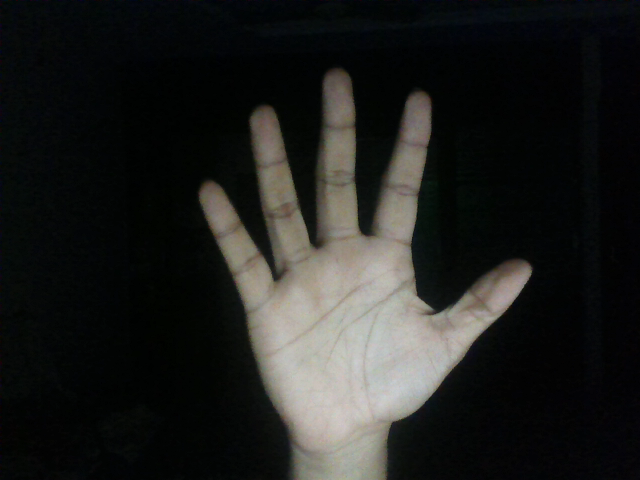
#> input picture templates/hand.png, 640 x 480 px
$ jupyter execute --allow-errors vidPrep.ipynb
#> lines starting #> are read from the running program, lines starting #| are printed output that depends on the picture; after the words box and inside, x2 and y2 are one past the last pixel; in counts of white or black regions, pixels touching at a corner belong together
### utils.py
import cv2


# [36 lines left out: function snap, not called in this run]


def displayImage(arr):

    cv2.imshow('image', arr)
    cv2.waitKey(0)
    cv2.destroyAllWindows()

    return

### vidPrep.ipynb
[cell 1]
import cv2
import numpy as np

from utils import displayImage, snap

[cell 2]
# Preprocessing the template Image


def templatePrep(imgP, e1, d1, e2, d2):

#> called with imgP = './templates/hand.png', d1 = 12
    img = cv2.imread(imgP)
#> img is the input picture: shape (480, 640, 3); mean B, G, R 31.2, 33.2, 32.5
    gray = cv2.cvtColor(img, cv2.COLOR_BGR2GRAY)
    thresh, threshImage = cv2.threshold(gray,0,255,cv2.THRESH_BINARY+cv2.THRESH_OTSU)
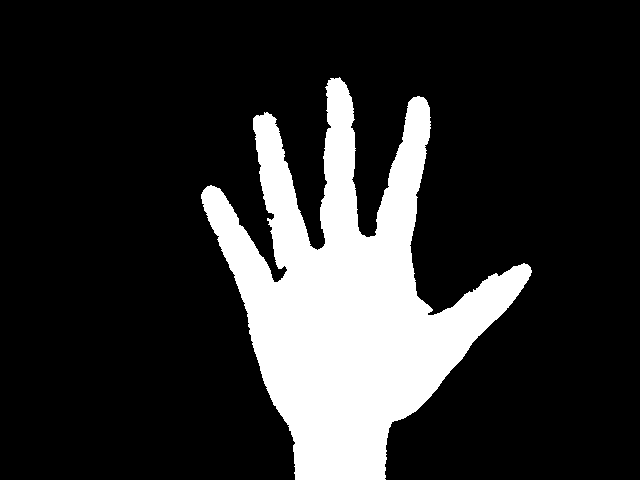
#> threshImage: shape (480, 640); 18.2% white; 1 white region, box (x1, y1, x2, y2) and area: (201, 77, 532, 480) 55848
#> thresh = 78
    mask = (threshImage>0).astype('uint8')
    kernel = np.ones((5,5),np.uint8)
#     mask = cv2.erode(mask,kernel,iterations = e1)
    mask = cv2.dilate(mask,kernel,iterations = d1)
#> mask: shape (480, 640); values 0 (black) and 1 (white), 34.2% white; 1 white region, box (x1, y1, x2, y2) and area: (177, 53, 556, 480) 105094

# [4 lines of commented-out code are left out]

    res = cv2.resize(gray*mask, (160, 120), interpolation=cv2.INTER_AREA) # the resolution for camera being used is 640x480. Hence using this size.
                                                                            # Change the template size according to your camera

    res = cv2.Canny(res, 40, 60, L2gradient=True)
#> res: shape (120, 160); 4.7% white in thin lines or dots, all inside (x1, y1, x2, y2) = (49, 17, 133, 120)
    return res

hand = templatePrep('./templates/hand.png', None, 12, None, None)
fist = templatePrep('./templates/fist.png', None, 12, None, None)
#> call 2 of templatePrep, with imgP = './templates/fist.png', d1 = 12
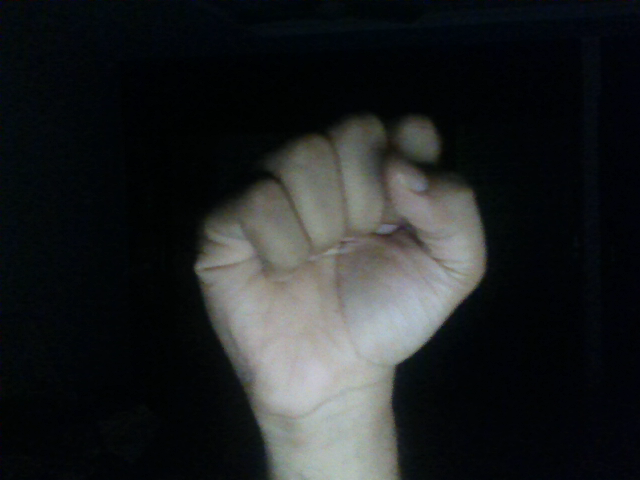
#> input picture templates/fist.png, 640 x 480 px
#> in templatePrep, img is the input picture: shape (480, 640, 3); mean B, G, R 35.6, 34.8, 32.2
#> in templatePrep (call 2), `thresh, threshImage = cv2.threshold(gray,0,255,cv2.THRESH_BINARY+cv2.T..`:
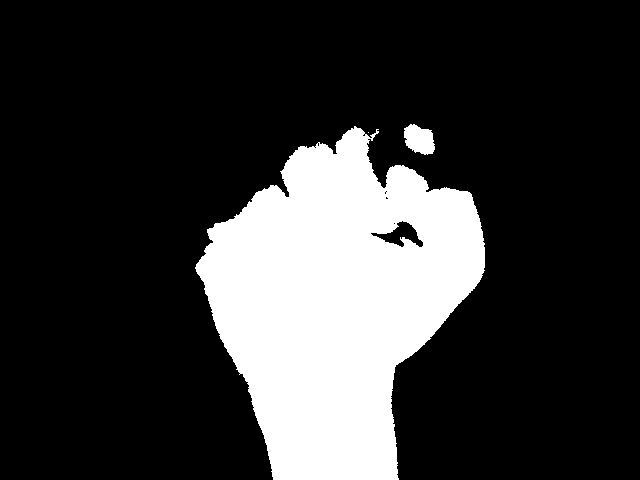
#> threshImage: shape (480, 640); 20.8% white; 3 white regions (1 under 20 px), largest, box (x1, y1, x2, y2) and area: (195, 126, 485, 480) 63110, (404, 124, 435, 155) 701
#> in templatePrep (call 2), `thresh, threshImage = cv2.threshold(gray,0,255,cv2.THRESH_BINARY+cv2.T..`: thresh = 72
#> in templatePrep (call 2), `mask = cv2.dilate(mask,kernel,iterations = d1)`: mask: shape (480, 640); values 0 (black) and 1 (white), 31.4% white; 1 white region, box (x1, y1, x2, y2) and area: (171, 100, 509, 480) 96560
#> in templatePrep (call 2), `res = cv2.Canny(res, 40, 60, L2gradient=True)`: res: shape (120, 160); 4.8% white in thin lines or dots, all inside (x1, y1, x2, y2) = (48, 29, 122, 120)
thumb = templatePrep('./templates/thumbsUp.png', None, 12, None, None)
#> call 3 of templatePrep, with imgP = './templates/thumbsUp.png', d1 = 12
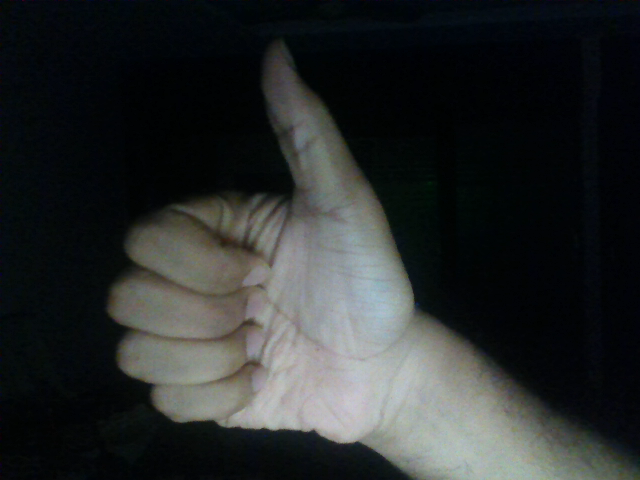
#> input picture templates/thumbsUp.png, 640 x 480 px
#> in templatePrep, img is the input picture: shape (480, 640, 3); mean B, G, R 44, 44.2, 41.1
#> in templatePrep (call 3), `thresh, threshImage = cv2.threshold(gray,0,255,cv2.THRESH_BINARY+cv2.T..`:
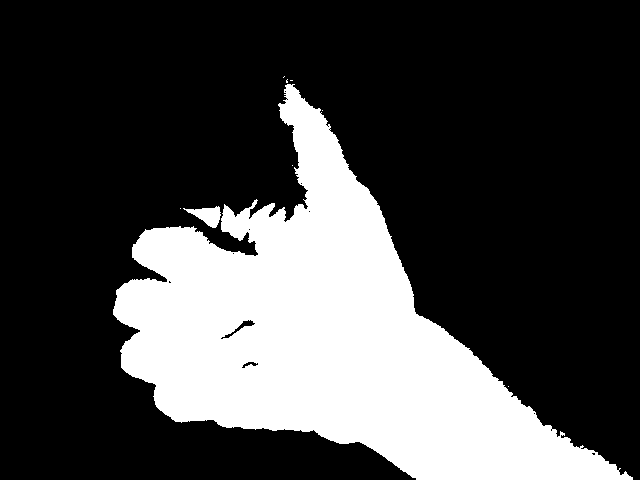
#> threshImage: shape (480, 640); 26.9% white; 9 white regions (7 under 20 px), largest, box (x1, y1, x2, y2) and area: (113, 84, 633, 480) 82299, (183, 206, 221, 228) 419
#> in templatePrep (call 3), `mask = cv2.dilate(mask,kernel,iterations = d1)`:
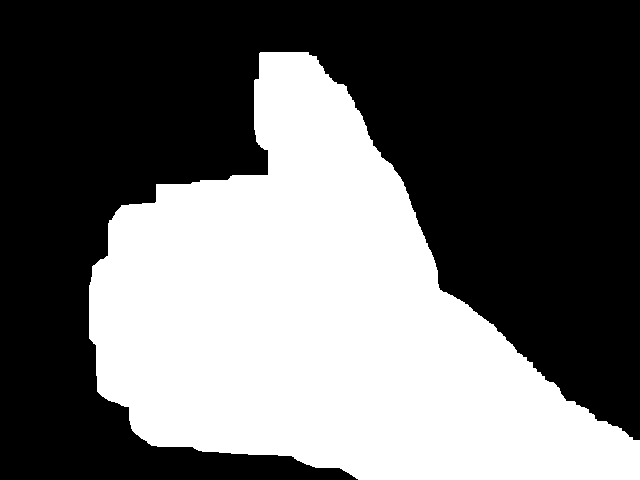
#> mask: shape (480, 640); values 0 (black) and 1 (white), 41.1% white; 1 white region, box (x1, y1, x2, y2) and area: (89, 52, 640, 480) 126372
#> in templatePrep (call 3), `res = cv2.Canny(res, 40, 60, L2gradient=True)`:
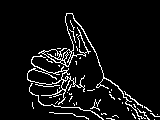
#> res: shape (120, 160); 6.9% white in thin lines or dots, all inside (x1, y1, x2, y2) = (27, 13, 160, 120)
#> (the rest of this cell did not finish here and is left out)


templates = np.array([hand, fist, thumb, yo])
colors = {
    0: (0, 0, 255),
    1: (0, 255, 0),
    2: (255, 0, 0),
    3: (0, 255, 255)
}
km ={
    0:"hand",
    1:"fist",
    2:"thumbs up",
    3: "yo"
}

[cell 3]
displayImage(thumb)
displayImage(fist)
displayImage(hand)
#> (the rest of this cell did not finish here and is left out)

[cell 4]
def matchTemplate(img, temp):

    res = cv2.matchTemplate(img, temp, cv2.TM_CCOEFF_NORMED)
    min_val, max_val, min_loc, max_loc = cv2.minMaxLoc(res)

    return max_loc, max_val

[cell 5]
def getBestMatch(frame, refEdge, thresh):
    gray = cv2.cvtColor(frame, cv2.COLOR_BGR2GRAY)
    grayEdge = cannyEdge(gray)

    img = grayEdge*(grayEdge!=refEdge)

    pyr = [img] # constructing pyramids
    for i in range(2):
        pyr.append(cv2.resize(img, None, fx=0.5**(i+1), fy=0.5**(i+1), interpolation=cv2.INTER_AREA))

    locs, vals = [[None for i in range(3)] for j in range(templates.shape[0])], np.zeros((templates.shape[0], 3))

    for i in range(templates.shape[0]):
        for j in range(3):
            locs[i][j], vals[i, j] = matchTemplate(pyr[j], templates[i])
    index = np.unravel_index([np.argmax(vals)], vals.shape)
    index = (int(index[0]), int(index[1]))

    if vals[index]>=thresh:
        tLeft = locs[index[0]][index[1]]
        bRight = tLeft[0]+160, tLeft[1]+120

        tLeft = tuple(np.array(tLeft)*2**index[1])
        bRight = tuple(np.array(bRight)*2**index[1])


        cv2.rectangle(frame, tLeft, bRight, colors[index[0]], 2)
        cv2.putText(frame, km[index[0]] , tLeft, cv2.FONT_HERSHEY_SIMPLEX, 0.9, colors[index[0]], 2)
    return vals[index], img

[cell 6]
cap = cv2.VideoCapture(0)

_, ref = cap.read()
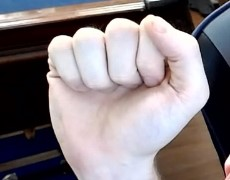
#> input picture templates/fist_J.jpg, 230 x 180 px, given in place of the camera
#> ref is the input picture: shape (180, 230, 3); mean B, G, R 130.7, 127, 135.4
ref = cv2.medianBlur(ref, 5)
ref = cv2.cvtColor(ref, cv2.COLOR_BGR2GRAY) # Keep the initial frame as reference to remove some background elements
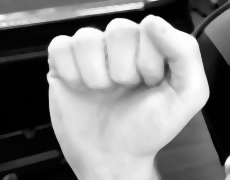
#> ref: shape (180, 230); min 0, max 254, mean 130.1
kernel = np.ones((2,2),np.uint8)
cannyEdge = lambda x: cv2.Canny(x, 40, 60, L2gradient=True)

refEdge = cannyEdge(ref)
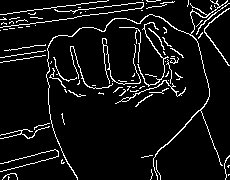
#> refEdge: shape (180, 230); 7.4% white in thin lines or dots
displayImage(refEdge)

tFrame = cap.read()[1]
tFrame = cv2.medianBlur(tFrame, 5)
#> (the rest of this cell did not finish here and is left out)

#> in getBestMatch, `img = grayEdge*(grayEdge!=refEdge)`: img: shape (180, 230); every value is 0
#> after the loop in getBestMatch, `for i in range(2):`: pyr = 3 items


fourcc = cv2.VideoWriter_fourcc(*'XVID')
out = cv2.VideoWriter('output.avi', fourcc, 30, (1280, 480))

while(True):

    ret, frame = cap.read()
    frame = cv2.medianBlur(frame, 5)

    _, img = getBestMatch(frame, refEdge, thresh)

    cimg = cv2.cvtColor(img, cv2.COLOR_GRAY2BGR)
    outF = np.hstack((frame, cimg))
    out.write(outF)
#     cv2.imshow('detections', frame)
#     cv2.imshow('img', img)
    cv2.imshow('out', outF)


    if cv2.waitKey(1) & 0xFF == ord('q'):
        break


cap.release()
cv2.destroyAllWindows()
